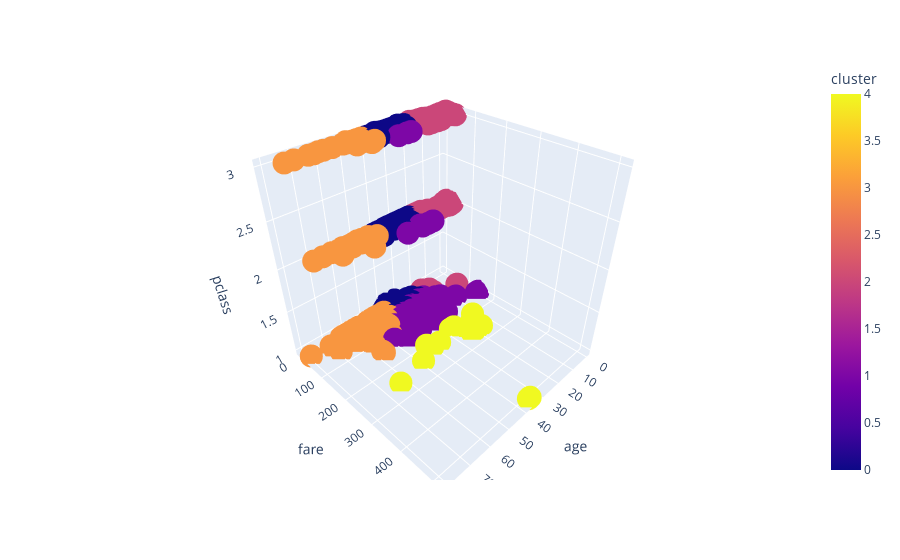

This figure's notebook cell:
### Code cell
import plotly.express as px
fig= px.scatter_3d(df, x='age', y='fare', z= 'pclass', color='cluster')
fig.show()

### Figure 1 — Plotly figure (JSON) as saved in the notebook; plotly's stock layout.template omitted (floating-point values rounded to 4 significant figures; data arrays with more than 128 entries replaced by an {"elided": "..."} marker saying what was removed)
{"data": [{"hovertemplate": "age=%{x}<br>fare=%{y}<br>pclass=%{z}<br>cluster=%{marker.color}<extra></extra>", "legendgroup": "", "marker": {"color": {"elided": "891 int values"}, "coloraxis": "coloraxis", "symbol": "circle"}, "mode": "markers", "name": "", "scene": "scene", "showlegend": false, "type": "scatter3d", "x": {"elided": "891 float values"}, "y": {"elided": "891 float values"}, "z": {"elided": "891 int values"}}], "layout": {"coloraxis": {"colorbar": {"title": {"text": "cluster"}}, "colorscale": [[0, "#0d0887"], [0.1111, "#46039f"], [0.2222, "#7201a8"], [0.3333, "#9c179e"], [0.4444, "#bd3786"], [0.5556, "#d8576b"], [0.6667, "#ed7953"], [0.7778, "#fb9f3a"], [0.8889, "#fdca26"], [1, "#f0f921"]]}, "legend": {"tracegroupgap": 0}, "margin": {"t": 60}, "scene": {"domain": {"x": [0, 1], "y": [0, 1]}, "xaxis": {"title": {"text": "age"}}, "yaxis": {"title": {"text": "fare"}}, "zaxis": {"title": {"text": "pclass"}}}}}
